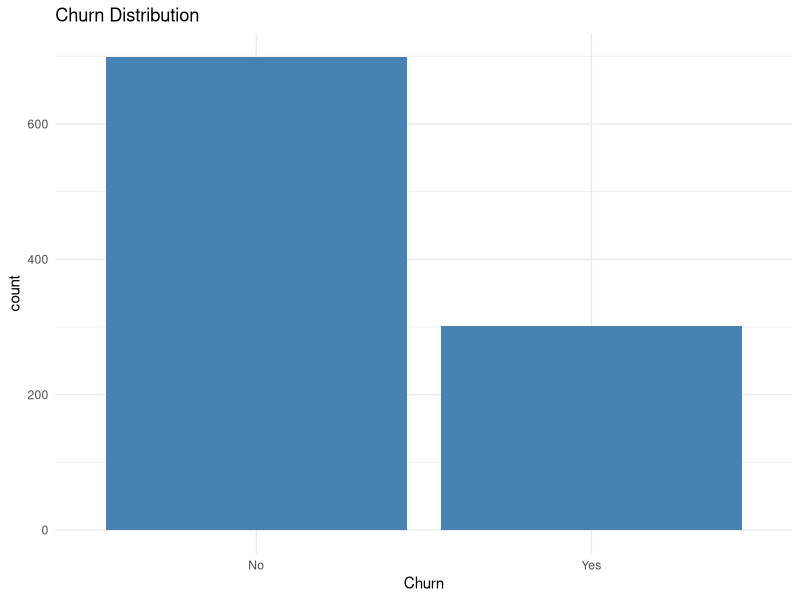
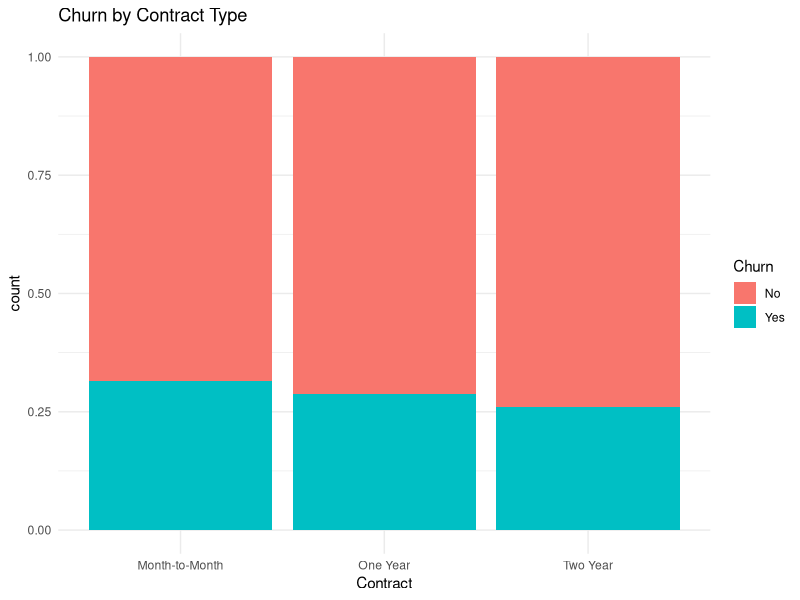

Write R code to recreate these figures, in order. (Note: this script raises an error after producing the figures.)
# lataa asiakasdata R-ympäristöön

churn_data <- read.csv("Customer_Churn_Dataset.csv")
head(churn_data)

# Esikäsitellään data
sum(is.na(churn_data))

# korjataan tai poistetaan puuttuvat arvot
churn_data <- na.omit(churn_data)

# muutetaan kategoriset muuttujat faktoreiksi
churn_data$Churn <- as.factor(churn_data$Churn)
churn_data$Contract <- as.factor(churn_data$Contract)


# Datan visualisointi

#Visualisoi churnin jakauma
library(ggplot2)
ggplot(churn_data, aes(x = Churn)) +
  geom_bar(fill = "steelblue") +
  ggtitle("Churn Distribution") +
  theme_minimal()
  ggsave("churn_distribution1.png", plot = plot, width = 8, height = 6)

# tarkastele churnin riippuvuutta muista muuttujista

ggplot(churn_data, aes(x = Contract, fill = Churn)) +
  geom_bar(position = "fill") +
  ggtitle("Churn by Contract Type") +
  theme_minimal()
  ggsave("churn_distribution.png", plot = plot, width = 8, height = 6)


#Ennustemallin luominen
set.seed(123)
library(caret)
train_index <- createDataPartition(churn_data$Churn, p = 0.8, list = FALSE)
train_data <- churn_data[train_index, ]
test_data <- churn_data[-train_index, ]

#luo logistinen regressiomalli
churn_model <- glm(Churn ~ ., data = train_data, family = binomial)
summary(churn_model)

#testaa mallia
predictions <- predict(churn_model, newdata = test_data, type = "response")
predicted_class <- ifelse(predictions > 0.5, "Yes", "No")
confusionMatrix(factor(predicted_class), test_data$Churn)

#visualisoi tulokset
library(pROC)
roc_curve <- roc(test_data$Churn, predictions)
plot(roc_curve, main = "ROC Curve")
